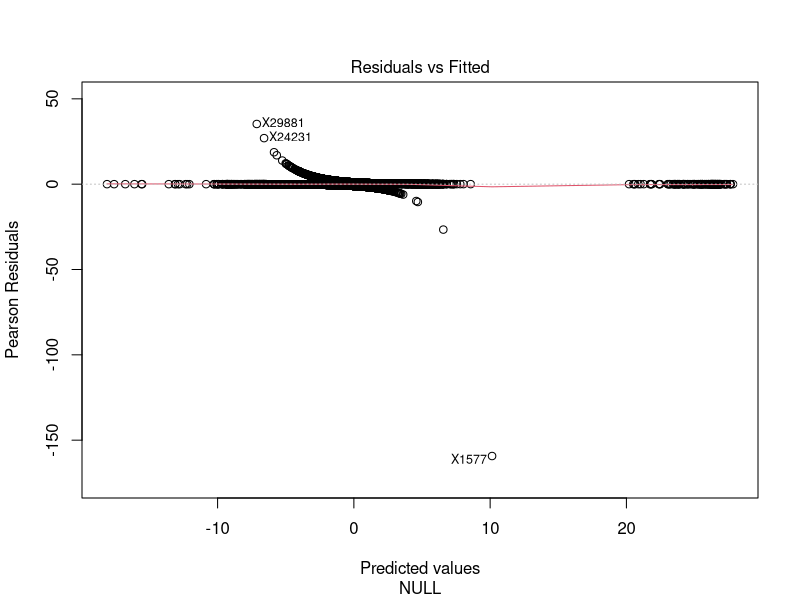
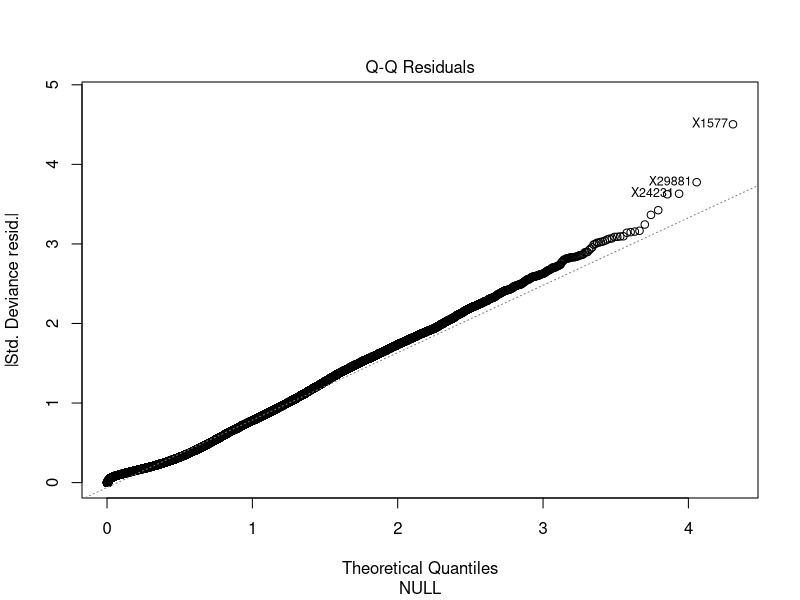
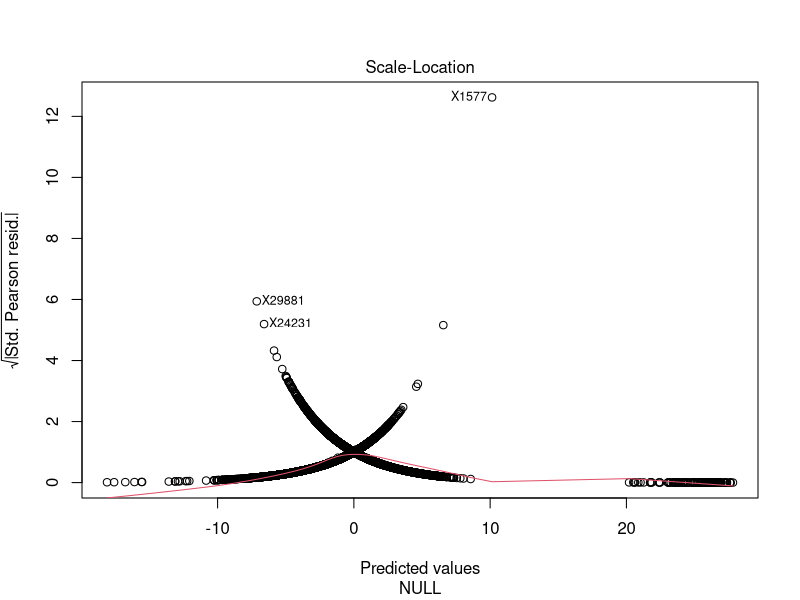
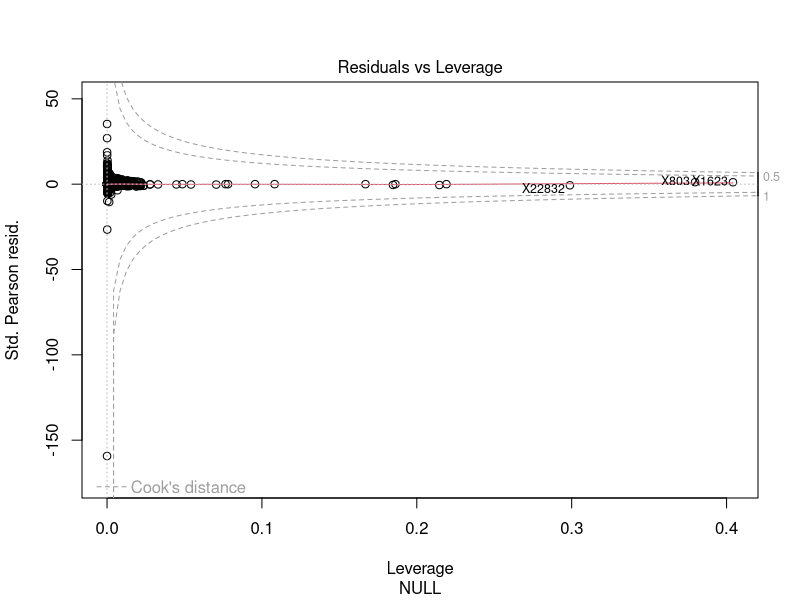

Source code (R) for these figures, in order:
## ---- chunk 1
knitr::opts_chunk$set(echo = TRUE)
## ---- chunk 2
setwd("C:\\Users\\user\\Documents\\HKU\\Y3 s1\\STAT3612 Statistical Machine Learning\\Project")
IncomeData = read.csv("clean.csv")
IncomeData[sapply(IncomeData, is.character)] <- lapply(IncomeData[sapply(IncomeData, is.character)], as.factor)
head(IncomeData)
## ---- chunk 3
set.seed(12L)
library(caret)
mycontrol <- trainControl(summaryFunction = twoClassSummary, method="cv", number=10, classProbs = TRUE)
## ---- chunk 4

## ---- chunk 5
#train model
logistic_mod = train(income ~.,
  data = IncomeData,
  trControl = mycontrol,
  metric="ROC",
  #preProcess = c("center", "scale"),
  method = "glm"
)
print(logistic_mod)
## ---- chunk 6
summary(logistic_mod)
## ---- chunk 7
names(IncomeData)
## ---- chunk 8
logistic_mod2 = train(income ~. -education.num,
  data = IncomeData,
  trControl = mycontrol,
  metric="ROC",
  #preProcess = c("center", "scale"),
  method = "glm"
)
## ---- chunk 9
anova(logistic_mod$finalModel, logistic_mod2$finalModel, test = "Chisq")
## ---- chunk 10
LogitModel = logistic_mod$finalModel
plot(LogitModel)
## ---- chunk 11
r <- residuals(LogitModel)
temp = abs(r)
temp = order(temp,decreasing = TRUE)
IncomeData[temp[1:15],]
